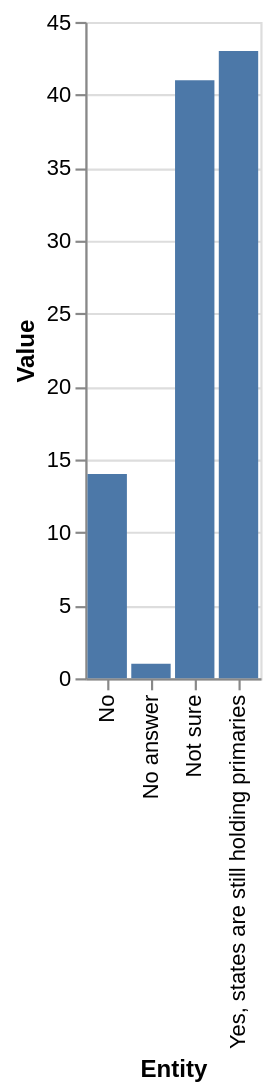

This figure's Vega-Lite source:
### Vega-Lite specification from a JSON file in a GitHub repository (floating-point values rounded to 4 significant figures)
{"$schema": "https://vega.github.io/schema/vega-lite/v5.json", "description": "Bar chart auto-generated from CSV", "data": {"values": [{"Entity": "Yes, states are still holding primaries", "Value": 43}, {"Entity": "No answer", "Value": 1}, {"Entity": "Not sure", "Value": 41}, {"Entity": "No", "Value": 14}]}, "mark": "bar", "encoding": {"x": {"field": "Entity", "type": "ordinal"}, "y": {"field": "Value", "type": "quantitative"}}}
